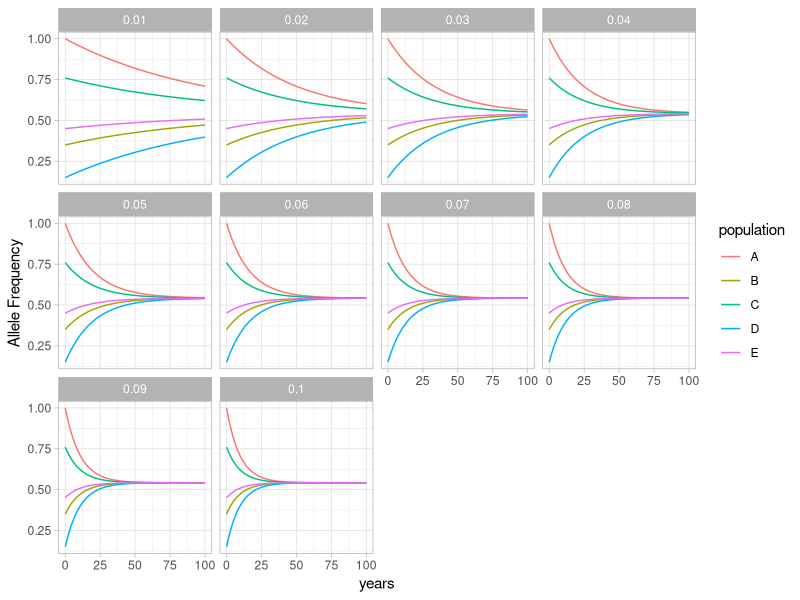

Source code (R):
library(tidyverse)

# gene flow simulation

popnames <- c("A","B","C","D","E")

pfreq <- c(1,0.35, 0.76, 0.15, 0.45)

gene_f_df <- data.frame(cbind(popnames,pfreq))
gene_f_df$pfreq <- as.numeric(gene_f_df$pfreq)



# create a time vector
time <- c(0:100)

# create a function for calculating allele frequency
p_freq <- function(pAVG,pIN,m,t){
  pt = pAVG + ((pIN - pAVG)*(1-m)^t)
  return(pt)
}

#empty vector to store results
population <- NULL
years <- NULL
freq <- NULL
flow_rate <- NULL
# calculate p AVG
AVG <- mean(gene_f_df$pfreq)

# make simulation
m_list <- seq(0,0.1, by =0.01)
for (m in m_list) {
  for (i in time)
  {
    for (row in 1:nrow(gene_f_df)) 
    {
      pop = gene_f_df[row, "popnames"]
      p_initial = gene_f_df[row,"pfreq"]
      population = append(population, pop)
      years = append(years, i)
      flow_rate = append(flow_rate,m)
      freq = append(freq, p_freq(AVG,p_initial,m,i))
    }
  }
}

# save result into data frame
results <- data.frame(population,flow_rate,years,freq)

# plot results
results %>% 
  filter(flow_rate != 0) %>% 
  ggplot(aes(x = years, y =freq, colour = population)) +
  geom_line() + facet_wrap(flow_rate~.) + theme_light() +
  labs(y = "Allele Frequency")
